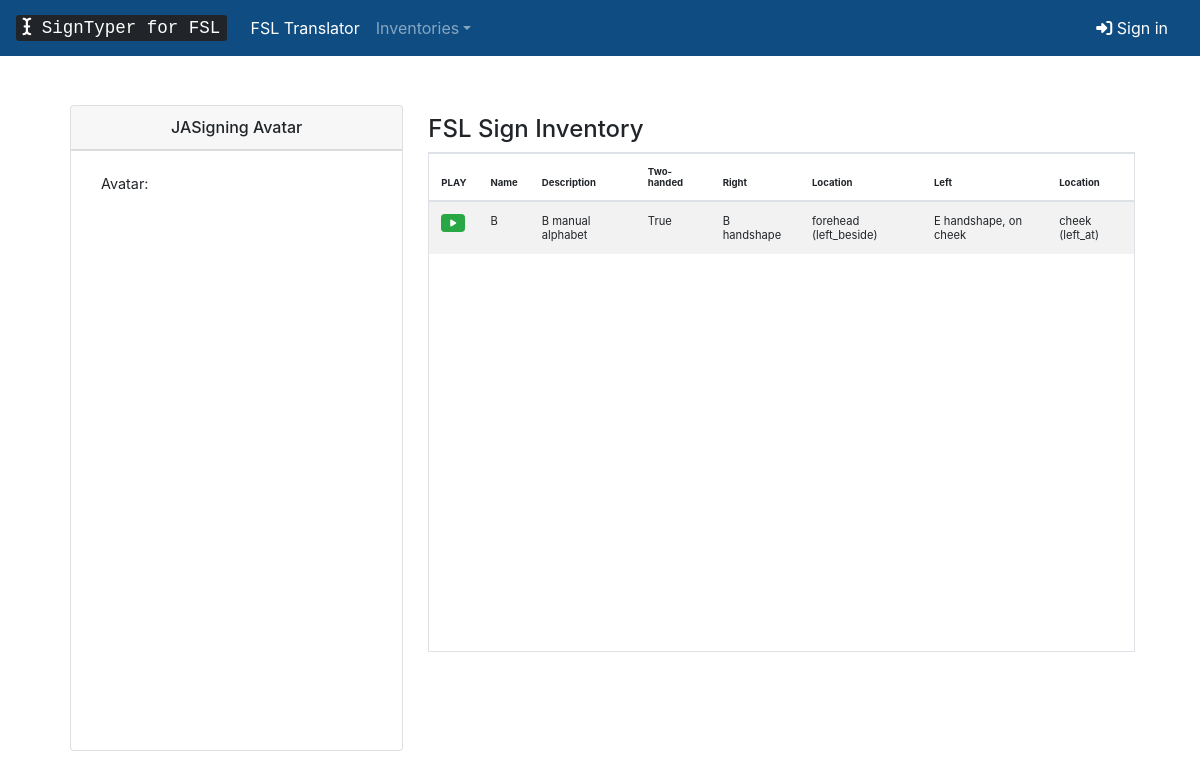
Before: /signs/ with the older database file.
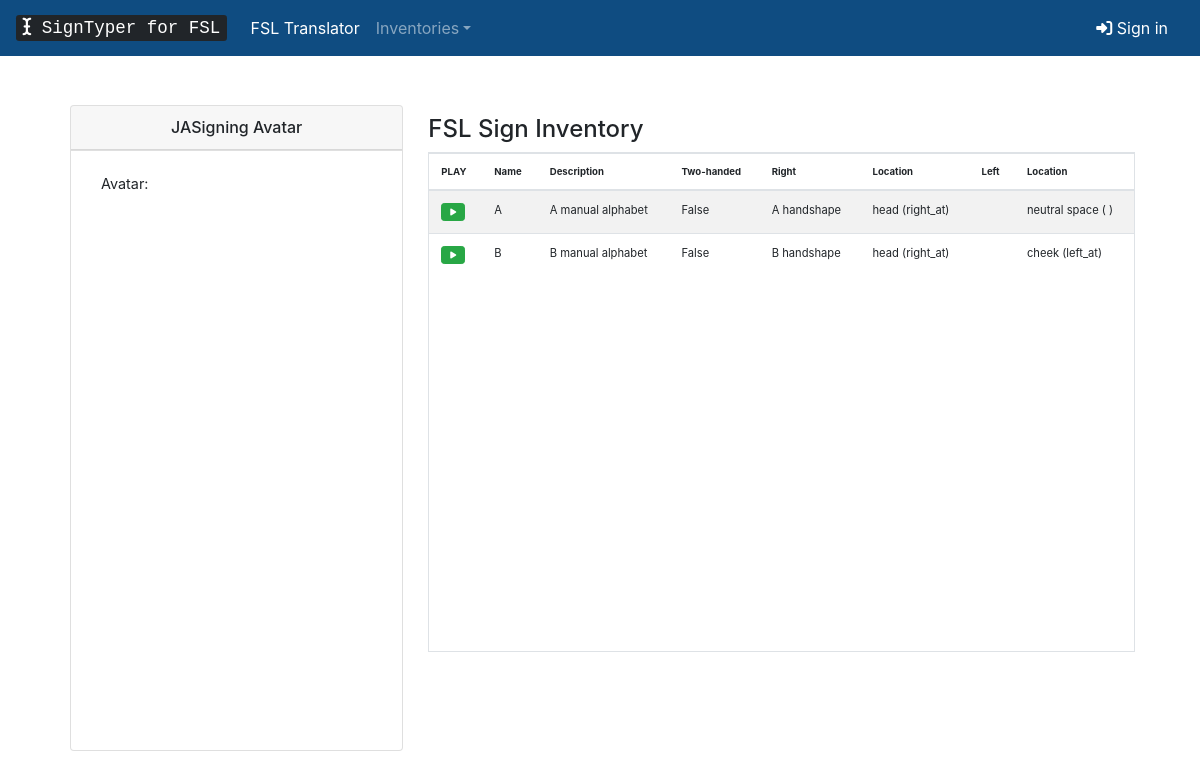
After: the same page with the newer database file.
### inventory/models.py (models this page shows, shortened)
class Sign(models.Model):
	name = models.CharField(max_length=200, verbose_name='Name')
	description = models.TextField(verbose_name='Description')
	twohanded = models.BooleanField(default=False)
	hs = models.ForeignKey(Handshape, default=1, verbose_name="Right Handshape", on_delete=models.SET_DEFAULT, related_name='rhs_sign_set')
	lhs = models.ForeignKey(Handshape, default=1, verbose_name="Left Handshape", on_delete=models.SET_DEFAULT, related_name='lhs_sign_set')
	efd = models.CharField(max_length=5, verbose_name='Right External Finger Direction', default='')
	lefd = models.CharField(max_length=5, verbose_name='Left External Finger Direction', default='')
	ori = models.CharField(max_length=5, verbose_name='Right Palm Orientation', default='')
	lori = models.CharField(max_length=5, verbose_name='Left Palm Orientation', default='')
	loc = models.CharField(max_length=20, verbose_name='Right Hand Location', default='')
	contact = models.CharField(max_length=20, verbose_name='Right Hand Location Contact', default='')
	side = models.CharField(max_length=20, verbose_name='Right Hand Location Side', default='')
	lloc = models.CharField(max_length=20, verbose_name='Left Hand Location', default='')
	lcontact = models.CharField(max_length=20, verbose_name='Left Hand Location Contact', default='')
	lside = models.CharField(max_length=20, verbose_name='Left Hand Location Side', default='')
	sigml = models.TextField(default="<sigml></sigml>")
	class Meta:
		ordering = ['name']
	def sigmlfy(self):
		sigml = ET.Element('sigml')
		hamgestural_sign = ET.SubElement(sigml,'hamgestural_sign')
		sign_manual = ET.SubElement(hamgestural_sign, 'sign_manual')
		if self.twohanded:
			split_handconfig = ET.SubElement(sign_manual, 'split_handconfig')
			r_handconfig = ET.SubElement(split_handconfig, 'handconfig')
			self.hs.createHGSTree(r_handconfig)
			r_handconfig.set('extfidir', self.efd)
			r_handconfig.set('palmor', self.ori)
			l_handconfig = ET.SubElement(split_handconfig, 'handconfig')
			self.lhs.createHGSTree(l_handconfig)
			l_handconfig.set('extfidir', self.lefd)
			l_handconfig.set('palmor', self.lori)
			split_location = ET.SubElement(sign_manual, 'split_location')
			r_location = ET.SubElement(split_location,'location_bodyarm')
			r_location.set('location',self.loc)
			r_location.set('contact',self.contact)
			r_location.set('side',self.side)
			l_location = ET.SubElement(split_location,'location_bodyarm')
			l_location.set('location',self.lloc)
			l_location.set('contact',self.lcontact)
			l_location.set('side',self.lside)
		else:
			handconfig = ET.SubElement(sign_manual,'handconfig')
			self.hs.createHGSTree(handconfig)
			handconfig.set('extfidir', self.efd)
			handconfig.set('palmor', self.ori)
			location = ET.SubElement(sign_manual,'location_bodyarm')
			location.set('location', self.loc)
			location.set('contact', self.contact)
			location.set('side', self.side)
		dataStr = ET.tostring(sigml, encoding='unicode')
		return dataStr;

class Handshape(models.Model):
	name = models.CharField(max_length=200, verbose_name='Name')
	description = models.TextField(verbose_name='Description')
	created_date = models.DateTimeField(default=timezone.now, verbose_name='Date')
	handshape = models.CharField(max_length=20, verbose_name='Handshape', default="None")
	thumbpos = models.CharField(max_length=20, verbose_name='Thumb Position', default="None")
	specialfingers = models.CharField(max_length=20, verbose_name='Special Fingers', default="None")
	mainbend = models.CharField(max_length=20, verbose_name='Main Bend', default="None")
	bend1_1 = models.FloatField(default=0)
	bend1_2 = models.FloatField(default=0)
	bend1_3 = models.FloatField(default=0)
	bend1_4 = models.FloatField(default=0)
	bend1_5 = models.FloatField(default=0)
	bend2_1 = models.FloatField(default=0)
	bend2_2 = models.FloatField(default=0)
	bend2_3 = models.FloatField(default=0)
	bend2_4 = models.FloatField(default=0)
	bend3_1 = models.FloatField(default=0)
	bend3_2 = models.FloatField(default=0)
	bend3_3 = models.FloatField(default=0)
	bend3_4 = models.FloatField(default=0)
	bend4_1 = models.FloatField(default=0)
	bend4_2 = models.FloatField(default=0)
	bend4_3 = models.FloatField(default=0)
	bend4_4 = models.FloatField(default=0)
	bend5_1 = models.FloatField(default=0)
	bend5_2 = models.FloatField(default=0)
	bend5_3 = models.FloatField(default=0)
	bend5_4 = models.FloatField(default=0)
	sigml = models.TextField(default="<sigml></sigml>")
	class Meta:
		ordering = ['name']
	def createHGSTree(self, handconfig):
		if self.handshape != "None":
			handconfig.set('handshape', self.handshape)
		if self.thumbpos != "None":
			handconfig.set('thumbpos', self.thumbpos)
		if self.specialfingers != "":
			handconfig.set('specialfingers', self.specialfingers)
		if self.mainbend != "None":
			handconfig.set('mainbend', self.mainbend)
		bend1Str = str(self.bend1_1) + " " + str(self.bend1_2) + " " + str(self.bend1_3) + " " + str(self.bend1_4) + " " + str(self.bend1_5)
		bend2Str = str(self.bend2_1) + " " + str(self.bend2_2) + " " + str(self.bend2_3) + " " + str(self.bend2_4)
		bend3Str = str(self.bend3_1) + " " + str(self.bend3_2) + " " + str(self.bend3_3) + " " + str(self.bend3_4)
		bend4Str = str(self.bend4_1) + " " + str(self.bend4_2) + " " + str(self.bend4_3)+ " " + str(self.bend4_4)
		bend5Str = str(self.bend5_1) + " " + str(self.bend5_2) + " " + str(self.bend5_3) + " " + str(self.bend5_4)
		if bend1Str != "0.0 0.0 0.0 0.0 0.0" and bend1Str != "0 0 0 0 0":
			handconfig.set('bend1', bend1Str)
		if bend2Str	!= "0.0 0.0 0.0 0.0" and bend2Str != "0 0 0 0":
			handconfig.set('bend2', bend2Str)
		if bend3Str != "0.0 0.0 0.0 0.0" and bend3Str != "0 0 0 0":
			handconfig.set('bend3', bend3Str)
		if bend4Str != "0.0 0.0 0.0 0.0" and bend4Str != "0 0 0 0":
			handconfig.set('bend4', bend4Str)
		if bend5Str != "0.0 0.0 0.0 0.0" and bend5Str != "0 0 0 0":
			handconfig.set('bend5', bend5Str)

### inventory/views.py (the view)
# urls.py: path('signs/', views.sign_list, name='sign_list'),
def sign_list(request):
	signs = Sign.objects.all()
	context = {'signs' : signs}
	return render(request, 'inventory/sign_list.html', context)

### inventory/templates/inventory/sign_list.html (shortened to what this page needs)
{% extends 'inventory/base.html' %}
{% block content %}
			<div class="row" style="padding: 20px;">
				<div class="col col-lg-4">
					<div class="card text-center">
						<h6 class="card-header">JASigning Avatar</h6>
						<div style="height: 600px;">
							<div class="card-footer bg-transparent">
								<div style="display: flex; align-items: center; justify-content: center; padding: 10px;">
										Avatar:
									</div>
							</div>
						</div>
					</div>
				</div>
				<div class="col col-lg" style="padding:10px;">
					<h4>FSL Sign Inventory</h4>
					<div class="border" style="height:500px;overflow-y: scroll;">
						<table class="table table-striped">
						<thead style="font-size: 0.6rem;">
							<tr>
								<th scope="col">PLAY</th>
								<th scope="col">Name</th>
								<th scope="col">Description</th>
								<th scope="col">Two-handed</th>
								<th scope="col">Right</th>
								<th scope="col">Location</th>
								<th scope="col">Left</th>
								<th scope="col">Location</th>
							</tr>
						</thead>
						<tbody>
							{% for sign in signs %}
							<tr>
								<td><button class="btn btn-sm btn-success" style="font-size: 0.5rem;" onclick="writesigml('{{ sign.sigmlfy }}');"><i class="fas fa-play"></i></button></td>
								<td>{{ sign.name }}</td>
								<td>{{ sign.description }}</td>
								<td>{{ sign.twohanded }}</td>
								<td>{{ sign.hs.name }} handshape</td>
								<td>{% if sign.loc == ' ' %} neutral space {% else %} {{ sign.loc }} {% endif %} ({{ sign.side }})</td>
								<td>
									{% if sign.twohanded %}
									{{ sign.lhs.name }} handshape, on {% if sign.lloc == ' ' %} neutral space {% else %} {{ sign.lloc }} {% endif %}
									{% endif %}
								</td>
								<td>{% if sign.lloc == ' ' %} neutral space {% else %} {{ sign.lloc }} {% endif %} ({{ sign.lside }})</td>
							</tr>
							{% endfor %}
						</tbody>
						</table>
					</div>
				</div>
			</div>
{% endblock %}

### inventory/templates/inventory/base.html (shortened to what this page needs)
{% load static %}
<html lang="en">
	<head>
		<link rel="stylesheet" href="https://maxcdn.bootstrapcdn.com/bootstrap/4.0.0/css/bootstrap.min.css">
		<link rel="stylesheet" href="{% static 'css/style.css' %}">
	</head>
	<body onload="CWASA.init();">
		<nav class="navbar navbar-expand-lg navbar-dark bg-primary fixed-top">
			<a class="navbar-brand" href="/"><kbd><i class="fas fa-i-cursor"></i> SignTyper for FSL</a></kbd>
			<div class="collapse navbar-collapse" id="navbarNavAltMarkup">
				<ul class="navbar-nav mr-auto mt-2 mt-lg-0">
					<li class="nav-item active">
						<a class="nav-link" href="{% url 'translator' %}">FSL Translator</a>
					</li>
					<li class="nav-item dropdown">
					<a class="nav-link dropdown-toggle" href="#" id="navbarDropdown" role="button" data-toggle="dropdown" aria-haspopup="true" aria-expanded="false">Inventories</a>
					</li>
				</ul>
				{% if user.is_authenticated %}
				<a href="{% url 'logout' %}" class="nav-item nav-link text-white">
					<i class="fas fa-sign-out-alt"></i> Sign out
				</a>
				{% else %}
				<a href="{% url 'login' %}" class="nav-item nav-link text-white">
					<i class="fas fa-sign-in-alt"></i> Sign in
				</a>
				{% endif %}
			</div>
		</nav>
		<div style="padding: 85px 50px 0 50px;font-size: 0.9rem;">
			{% block content %}
			{% endblock %}
		</div>
	</body>
</html>

### inventory/static/css/style.css (style rules this page uses)
td { text-align: left; }
.bg-primary, .btn-primary, .nav-link.active { background-color: #0f4c81 !important; }
tbody { font-size: 0.7rem; }

Changed rows visible on the page:
added Sign: name "A", description "A manual alphabet", twohanded "False", hs.name "A", loc "head", side "right_at", lloc "neutral space"
changed Sign "B manual alphabet": twohanded "True" → "False"; loc "forehead" → "head"; side "left_beside" → "right_at"; lhs.name "E" → (not shown); lloc "cheek" → (not shown)
